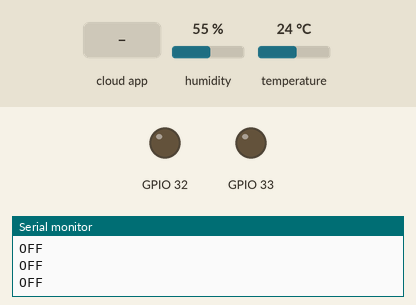
The sketch below on a simulated ESP32. On the bench: output pins drawn as LEDs (lit = HIGH), the last lines printed to the serial monitor. The test bench sets the inputs (shaded band); at power-on: humidity 55 %, temperature 24 °C. WiFi joins after 1.5 s; servers stay silent unless stated; the Firebase database answers and starts empty.

Above: at 2.7 s.
2.8 s: the phone or cloud app sets Led1Status to 1
At 4.3 s:
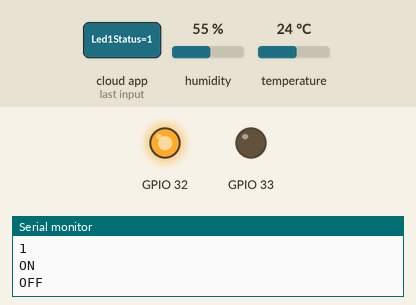
4.6 s: the phone or cloud app sets Led2Status to 1
At 6.2 s:
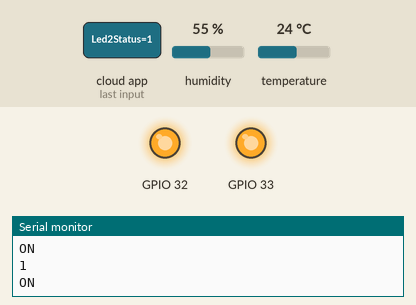
6.6 s: the phone or cloud app sets Led1Status to 0
At 7.7 s:
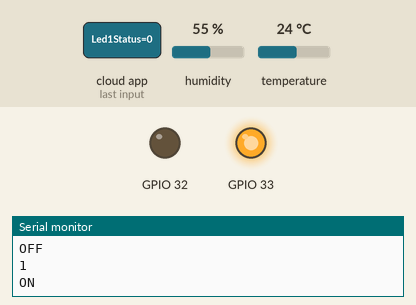
8.3 s: the phone or cloud app sets Led2Status to 0
At 9.8 s:
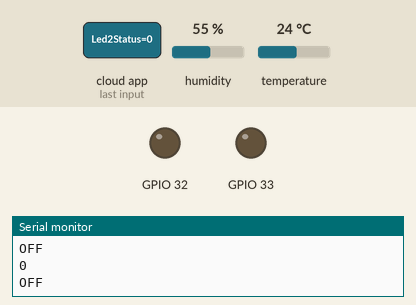
Timing chart, 0 to 11.2 s (numbered marks = the images above; inputs shaded):
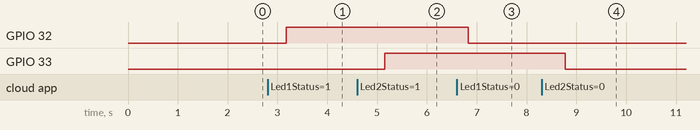

The sketch:

esp32.ino
```cpp
#include <Arduino.h>
#include <WiFi.h>
#include <FirebaseESP32.h>

#include "DHT.h"
#define DHT_SENSOR_PIN  14 // ESP32 pin GIOP23 connected to DHT11 sensor
#define DHT_SENSOR_TYPE DHT11

#define DHTTYPE DHT11
// Nhiet do, Do am
int nhietDo=0;
int doAm=0;

// Initialise DHT sensor
//Provide the token generation process info.
#include "addons/TokenHelper.h"
#include "addons/RTDBHelper.h"


#define WIFI_SSID "Redmi Note 8"
#define WIFI_PASSWORD "00000000"

// Insert Firebase project API Key
#define API_KEY  "AIzaSyC3nL49UW4fwjni2Wk2UOnH2sy8xBOUQrI"
#define DATABASE_URL  "https://esp32-firebase-80d4f-default-rtdb.firebaseio.com/"

FirebaseData firebaseData;
FirebaseAuth auth;
FirebaseConfig config;

unsigned long sendDataPrevMillis = 0;
int count = 0;
bool signupOK = false;
const int ledPin=2;


 // Initialise DHT sensor
DHT dht_sensor(DHT_SENSOR_PIN, DHT_SENSOR_TYPE);

void setup(){
  Serial.begin(115200);
  WiFi.begin(WIFI_SSID, WIFI_PASSWORD);
  Serial.print("Connecting to Wi-Fi");
  while (WiFi.status() != WL_CONNECTED){
    Serial.print(".");
    delay(300);
  }
  Serial.println();
  Serial.print("Connected with IP: ");
  Serial.println(WiFi.localIP());
  Serial.println();

  /* Assign the api key (required) */
  config.api_key = API_KEY;
  /* Assign the RTDB URL (required) */
  config.database_url = DATABASE_URL;

  /* Sign up */
  if (Firebase.signUp(&config, &auth, "", "")){
    Serial.println("OK");
    signupOK = true;
  }
  else{
    Serial.printf("%s\n", config.signer.signupError.message.c_str());
  }
  config.token_status_callback = tokenStatusCallback;

  Firebase.begin(&config, &auth);
  Firebase.reconnectWiFi(true);

  pinMode(32, OUTPUT);
  pinMode(33, OUTPUT);
  dht_sensor.begin();
}

void loop(){

  float humi  = dht_sensor.readHumidity();
  float Temperature = dht_sensor.readTemperature();
  //float tempF = dht_sensor.readTemperature(true);
  if (isnan(Temperature) || isnan(humi)) {
    Serial.println("Failed to read from DHT sensor!");
  }
  else {
    Firebase.RTDB.setString(&firebaseData,"/DHT11/Humid", humi);
    Firebase.RTDB.setString(&firebaseData,"/DHT11/Temperature", Temperature);
  }

  if(Firebase.RTDB.getString(&firebaseData,"/Led1Status")){
  firebaseData.stringData();
  Serial.println(firebaseData.stringData());

  if(firebaseData.stringData()=="1"){
    digitalWrite(32, HIGH);
    Serial.println("ON");
  }else {
    digitalWrite(32,LOW);
    Serial.println("OFF");
  }
  }

  if(Firebase.RTDB.getString(&firebaseData,"/Led2Status")){
  firebaseData.stringData();
  Serial.println(firebaseData.stringData());

  if(firebaseData.stringData()=="1"){
    digitalWrite(33, HIGH);
    Serial.println("ON");
  }else {
    digitalWrite(33, LOW);
    Serial.println("OFF");
  }
  }
}
```

Measured:
- after the input at 2.8 s, GPIO 32: LOW → HIGH after 0.38 s
- after the input at 4.6 s, GPIO 33: LOW → HIGH after 0.55 s
- after the input at 6.6 s, GPIO 32: HIGH → LOW after 0.23 s
- after the input at 8.3 s, GPIO 33: HIGH → LOW after 0.48 s
